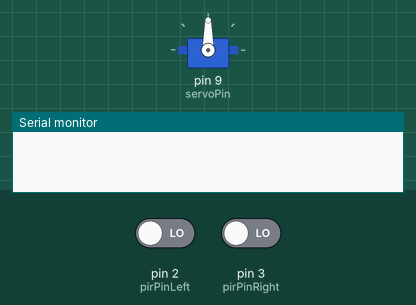
Bench run of a sketch on a simulated Arduino Uno, built with avr-gcc and run on an emulated ATmega328P. On the bench: servo, the last lines printed to the serial monitor. Inputs (shaded band) come from the test bench; at power-on: pin 2 (pirPinLeft) LOW, pin 3 (pirPinRight) LOW. Random numbers use the default seed unless the sketch sets one.

Above: at 5.8 s.
5.9 s: pin 2 (pirPinLeft) driven HIGH
At 6.67 s:
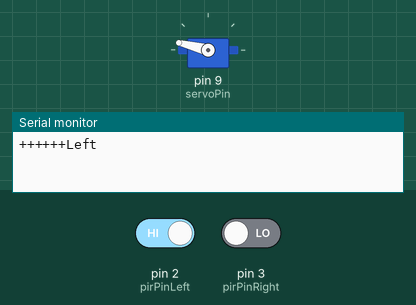
8.9 s: pin 3 (pirPinRight) driven HIGH
At 15.6 s:
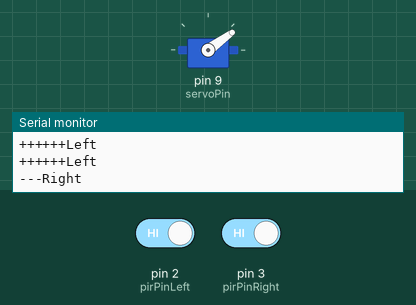
Timing chart, 0 to 20.9 s (numbered marks = the images above; inputs shaded):
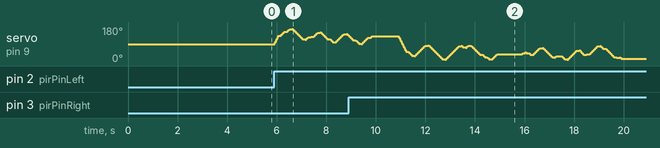

The sketch:

passive_distractor.ino
```cpp
// (licence header left out)
#include <Servo.h>

#define SERVO_INACTIVE_POS 90
#define SERVO_LEFT_POS 135
#define SERVO_RIGHT_POS 45

// Set pins.
int pirPinLeft = 2;
int pirPinRight = 3;
int servoPin = 9;
int micPin = A0;
int ledPin = 13;

// PIR - motion detection.
int pirInactiveDuration = 5000;
unsigned long pirPauseTimer;

// Servo.
Servo servo;
int servoTargetPos;
int servoPos = SERVO_INACTIVE_POS;
int servoPosVariation = 45;
int servoRoam = 0;
int servoMoveSpeed = 4;

// Microphone sampling. (Currently unused)
int maxValue;
int minValue;
int micSampleDuration = 500; // Amount in milliseconds to sample data
int volume; // this roughly goes from 0 to 700
unsigned long timerMic;

boolean initialise = false;
int increment = 0;

void setup(){

  Serial.begin(9600);
  pinMode(pirPinLeft, INPUT);
  pinMode(pirPinRight, INPUT);

  servo.attach(servoPin);
  servo.write( SERVO_INACTIVE_POS );
  // resetMicValues();
  pirPauseTimer = millis();

}

void loop(){

  // Pause for a few seconds to let PIR
  // sensors initialise.
  if( initialise == false ){
    delay(5000);
    initialise = true;
    return;
  }

  // If we are not paused here then check PIR sensors.
  if( millis() - pirPauseTimer > pirInactiveDuration ){

    // LED indicates PIR sensors are active.
    digitalWrite( ledPin, HIGH );

    boolean pirLeft = checkPIR(pirPinLeft);
    boolean pirRight = checkPIR(pirPinRight);

    if( pirLeft == true ){
      Serial.println("++++++Left");
      // Set servo target position to where sensor was activated.
      servoTargetPos = SERVO_LEFT_POS; // +random(0-servoPosVariation, servoPosVariation);
    }

    if( pirRight == true ){
      Serial.println("---Right");
      // Set servo target position to where sensor was activated.
      servoTargetPos = SERVO_RIGHT_POS; // +random(0-servoPosVariation, servoPosVariation);
    }

    // If either PIR sesnors are active then
    // set a pause time and
    if( pirLeft == true || pirRight == true ){
      pirPauseTimer = millis();
      servoRoam = 0;
      // Servo position increment may be positive or negative
      // depending on direction.
      increment = ( servoPos < servoTargetPos) ? servoMoveSpeed : 0-servoMoveSpeed;
     }

  } else {

    // ...or else if we are paused here then
    // sensors have detected movement and
    // we can move the servo and set LED off.
    digitalWrite( ledPin, LOW );
    moveServo();

  }

}

// Checks if the PIR sensor at a particular pin is active.
boolean checkPIR(int pirPin){

  int pirVal = digitalRead(pirPin);
  return pirVal == HIGH;

}

void moveServo(){

  // Block servo movement 1 second before PIRs start.
  // Writing to the servo seems to interfer with the PIRs.
  if( millis() - pirPauseTimer > pirInactiveDuration-1000 ){
    // Serial.println("BLOCKED");
    return;
  }

  // If incremenet is positive and servo position is less than (<) target
  // OR if increment is negative and servo position is greater than(>) target.
  if(( increment > 0 && servoPos < servoTargetPos+servoRoam )
      || ( increment < 0 && servoPos > servoTargetPos+servoRoam )){
    // ...then write a new position to servo
    servo.write(servoPos);
    // and increment position (creates slower movement).
    servoPos += increment;
    delay(15);
  } else {
    // Once target position has been reached then add some random
    // amount to {servoRoam} to make it continue moving a bit.
    servoRoam = random(0-servoPosVariation, servoPosVariation);
    increment = ( servoPos < servoTargetPos+servoRoam) ? servoMoveSpeed/2 : 0-(servoMoveSpeed/2);
    delay(100);
  }
}

void checkVolume(){

    int soundLevel = analogRead(micPin);
    int currentValue=abs(soundLevel-600);

    if (currentValue < minValue) {
        minValue = currentValue;
    }
    if (currentValue > maxValue) {
        maxValue = currentValue;
    }

    if (millis() - timerMic >= micSampleDuration) {
        volume = maxValue - minValue;
        resetMicValues();
    }

}

void resetMicValues(){

    maxValue = 0;
    minValue = 1024;
    timerMic = millis();

}
```
